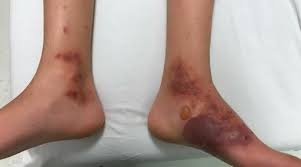
#> input picture data/DataSplit/image_folder 2/Positive/EM rash155.jpg, 301 x 167 px, found by its file name
$ python extract_metadata.py
#> lines starting #> are read from the running program, lines starting #| are printed output that depends on the picture
import os
import re
import numpy as np
import pandas as pd
from PIL import Image

def extract_condition(filename):
    clean = re.sub(r'\d+\.jpg$', '', filename, flags=re.IGNORECASE).strip()
    return clean

def analyze_dataset(base_dir):
    records = []

    # We analyze DataSplit/image_folder 2 (full dataset) and mark splits
    datasplit_dir = os.path.join(base_dir, 'DataSplit', 'image_folder 2')

    # Mapping each file to its split if possible
    split_map = {}
    for split in ['train', 'val', 'test']:
        split_p = os.path.join(datasplit_dir, split)
        if os.path.isdir(split_p):
            for label in ['Positive', 'Negative']:
                lp = os.path.join(split_p, label)
                if os.path.isdir(lp):
                    for f in os.listdir(lp):
                        if f.lower().endswith(('.jpg', '.jpeg', '.png')):
                            split_map[f] = split
#> pass 2 of the loop in analyze_dataset, `for split in ['train', 'val', 'test']:`:

    # Now read the full set from Positive and Negative folders
    for label in ['Positive', 'Negative']:
        label_p = os.path.join(datasplit_dir, label)
        if not os.path.isdir(label_p):
            continue

        for fname in os.listdir(label_p):
            if not fname.lower().endswith(('.jpg', '.jpeg', '.png')):
                continue

            fpath = os.path.join(label_p, fname)
            file_size = os.path.getsize(fpath)
            condition = extract_condition(fname)
            split = split_map.get(fname, 'unassigned')

            try:
                with Image.open(fpath) as img:
#> img is the input picture: PIL image 301x167 RGB; mean R, G, B 176.8, 157.8, 150.4
                    img_rgb = img.convert('RGB')
                    w, h = img_rgb.size
#> w = 301; h = 167
                    arr = np.array(img_rgb, dtype=np.float32)

                    r = arr[:, :, 0]
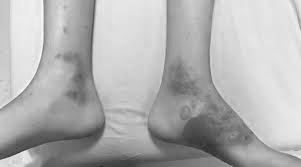
#> r: shape (167, 301) float32; min 36, max 254, mean 176.8
                    g = arr[:, :, 1]
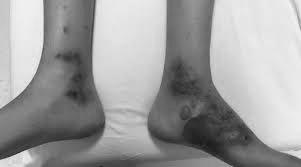
#> g: shape (167, 301) float32; min 26, max 249, mean 157.8
                    b = arr[:, :, 2]
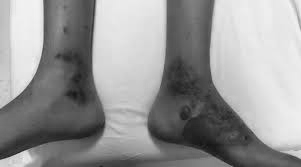
#> b: shape (167, 301) float32; min 19, max 245, mean 150.4

                    mean_r = float(np.mean(r))
#> mean_r = 176.8
                    mean_g = float(np.mean(g))
#> mean_g = 157.8
                    mean_b = float(np.mean(b))
#> mean_b = 150.4

                    std_r = float(np.std(r))
#> std_r = 45.34
                    std_g = float(np.std(g))
#> std_g = 61.68
                    std_b = float(np.std(b))
#> std_b = 68.13

                    # Luminance
                    lum = 0.299 * r + 0.587 * g + 0.114 * b
                    brightness = float(np.mean(lum))
#> brightness = 162.6
                    contrast = float(np.std(lum))
#> contrast = 56.61

                    # Dermatological Erythema Proxy: Mean Red - Mean Green
                    erythema_idx = float(mean_r - mean_g)
#> erythema_idx = 19.05

                    records.append({
                        'filename': fname,
                        'file_size_bytes': file_size,
                        'binary_class': label,
                        'condition': condition,
                        'split': split,
                        'width': w,
                        'height': h,
                        'aspect_ratio': round(w / h, 4) if h > 0 else 0,
                        'color_mode': img.mode,
                        'channels': len(img.getbands()),
                        'mean_r': round(mean_r, 2),
                        'mean_g': round(mean_g, 2),
                        'mean_b': round(mean_b, 2),
                        'std_r': round(std_r, 2),
                        'std_g': round(std_g, 2),
                        'std_b': round(std_b, 2),
                        'brightness': round(brightness, 2),
                        'contrast': round(contrast, 2),
                        'erythema_index': round(erythema_idx, 2),
                        'corrupted': False
                    })
            except Exception as e:
                records.append({
                    'filename': fname,
                    'file_size_bytes': file_size,
                    'binary_class': label,
                    'condition': condition,
                    'split': split,
                    'width': 0,
                    'height': 0,
                    'aspect_ratio': 0,
                    'color_mode': 'CORRUPT',
                    'channels': 0,
                    'mean_r': 0,
                    'mean_g': 0,
                    'mean_b': 0,
                    'std_r': 0,
                    'std_g': 0,
                    'std_b': 0,
                    'brightness': 0,
                    'contrast': 0,
                    'erythema_index': 0,
                    'corrupted': True
                })
#> pass 2 of the loop in analyze_dataset, `for label in ['Positive', 'Negative']:`:
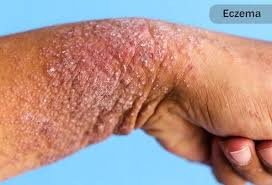
#> input picture data/DataSplit/image_folder 2/Negative/Bacterial cellulitis21.jpg, 272 x 185 px, found by its file name
#> in analyze_dataset, img is the input picture: PIL image 272x185 RGB; mean R, G, B 177.1, 146.2, 139.4
#> arr: shape (185, 272, 3) float32
#> r: shape (185, 272) float32
#> g: shape (185, 272) float32
#> in analyze_dataset, `b = arr[:, :, 2]`:
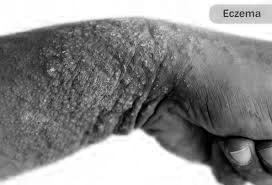
#> b: shape (185, 272) float32; min 0, max 255, mean 139.4
#> mean_r = 177.1
#> mean_g = 146.2
#> mean_b = 139.4
#> std_r = 42.38
#> std_g = 51.68
#> std_b = 74.22
#> in analyze_dataset, `lum = 0.299 * r + 0.587 * g + 0.114 * b`:
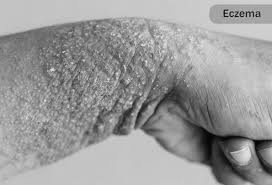
#> lum: shape (185, 272) float32; min 3.89, max 231, mean 154.7
#> brightness = 154.7
#> contrast = 41.87
#> erythema_idx = 30.88

    df = pd.DataFrame(records)
#> df = table of 2 rows and 20 columns
    return df

if __name__ == '__main__':
    data_path = '/home/usuario/side-projects/analise-de-dados-fesa-doenca-de-lyme/data'
    print(f'Starting extraction from {data_path}...')
    df = analyze_dataset(data_path)
#> df = table of 2 rows and 20 columns
    out_csv = os.path.join(data_path, 'metadata_lyme_rashes.csv')
    df.to_csv(out_csv, index=False)
    print(f'Extracted {len(df)} records. Saved to {out_csv}.')
#| Extracted 2 records. Saved to /home/usuario/side-projects/analise-de-dados-fesa-doenca-de-lyme/data/metadata_lyme_rashes.csv.
    print('Summary of classes:')
    print(df['binary_class'].value_counts())
#| binary_class
#| Positive    1
#| Negative    1
#| Name: count, dtype: int64
    print('Corrupted files:', df['corrupted'].sum())
#| Corrupted files: 0
